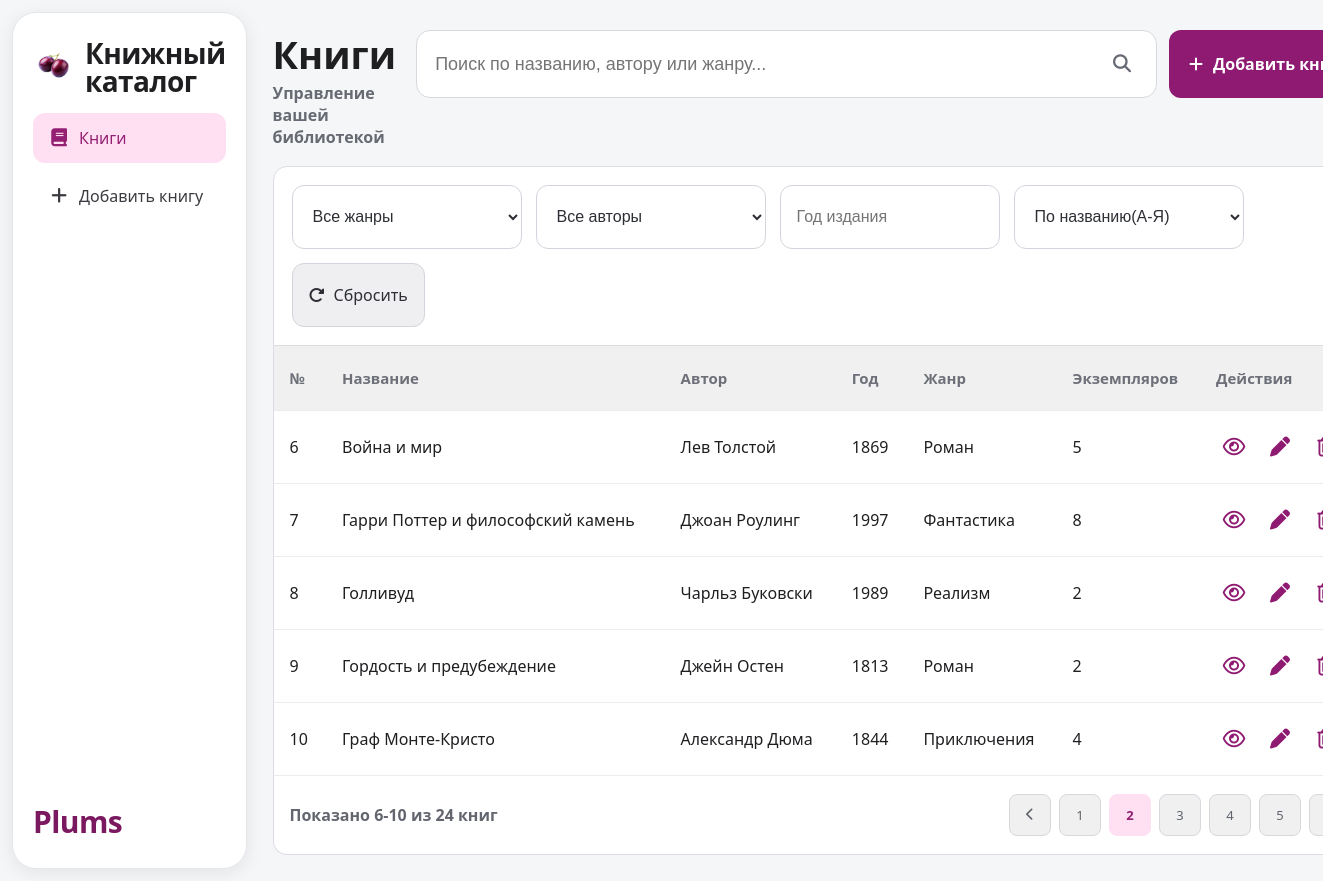
Screenshot of /?page=2&q=&author=&genre=&year=&sort=title_asc with the database file from the repository.
### tables this page shows
CREATE TABLE books (
                id INTEGER PRIMARY KEY AUTOINCREMENT,
                title TEXT NOT NULL,
                author TEXT NOT NULL,
                year INTEGER NOT NULL,
                genre TEXT NOT NULL,
                copies INTEGER NOT NULL DEFAULT 0
            , description TEXT NOT NULL DEFAULT '');

### app.py (the view)
@app.get("/")
def index():
    return render_template("index.html", **build_index_context(request.args))

### app.py (called while the page is built)
def _ensure_data_dir() -> None:
    DB_FILE.parent.mkdir(parents=True, exist_ok=True)

def get_connection() -> sqlite3.Connection:
    _ensure_data_dir()
    conn = sqlite3.connect(DB_FILE)
    conn.row_factory = sqlite3.Row
    return conn

def _ensure_description_column(conn: sqlite3.Connection) -> None:
    columns = {row["name"] for row in conn.execute("PRAGMA table_info(books)")}
    if "description" not in columns:
        conn.execute("ALTER TABLE books ADD COLUMN description TEXT NOT NULL DEFAULT ''")

def load_books() -> List[Book]:
    init_db()
    with get_connection() as conn:
        rows = conn.execute(
            "SELECT id, title, author, year, genre, copies, description FROM books"
        ).fetchall()
    return [
        Book(
            id=row["id"],
            title=row["title"],
            author=row["author"],
            year=row["year"],
            genre=row["genre"],
            copies=row["copies"],
            description=row["description"] or "",
        )
        for row in rows
    ]

def parse_int(value: str, default: int = 0) -> int:
    try:
        return int(value)
    except (TypeError, ValueError):
        return default

def parse_sort(sort_key: str) -> Tuple[str, str]:
    mapping = {
        "title_asc": ("title", "asc"),
        "title_desc": ("title", "desc"),
        "author_asc": ("author", "asc"),
        "author_desc": ("author", "desc"),
        "year_asc": ("year", "asc"),
        "year_desc": ("year", "desc"),
    }
    return mapping.get(sort_key, ("title", "asc"))

### templates/index.html (shortened to what this page needs)
{% extends "base.html" %}
{% block content %}
<div class="top-bar">
  <div class="top-title">
    <h1>Книги</h1>
    <p>Управление вашей библиотекой</p>
  </div>
  <div class="top-actions">
    <form class="search-form" method="get" action="{{ url_for('index') }}">
      <input
        type="text"
        name="q"
        placeholder="Поиск по названию, автору или жанру..."
        value="{{ filters.q }}"
      />
      <button type="submit" class="icon-btn" aria-label="Искать">
        <i class="fa-solid fa-magnifying-glass"></i>
      </button>
    </form>
    <a class="add-btn" href="{{ url_for('new_book') }}">
      <i class="fa-solid fa-plus"></i>
      Добавить книгу
    </a>
  </div>
</div>
<form class="filters" method="get" action="{{ url_for('index') }}">
  <select name="genre" onchange="this.form.submit()">
    <option value="" {% if not filters.genre %}selected{% endif %}>Все жанры</option>
  </select>
  <select name="author" onchange="this.form.submit()">
    <option value="" {% if not filters.author %}selected{% endif %}>Все авторы</option>
  </select>
  <input type="text" name="year" placeholder="Год издания" value="{{ filters.year }}" />
  <select name="sort" onchange="this.form.submit()">
    {% for value, label in sort_options %}
    <option value="{{ value }}" {% if filters.sort == value %}selected{% endif %}>{{ label }}</option>
    {% endfor %}
  </select>
  <a class="reset-btn" href="{{ url_for('index') }}"><i class="fa-solid fa-rotate-right"></i>Сбросить</a>
</form>
<div class="table-container">
  {% if books %}
  <table>
    <thead>
      <tr>
        <th>№</th>
        <th>Название</th>
        <th>Автор</th>
        <th>Год</th>
        <th>Жанр</th>
        <th>Экземпляров</th>
        <th>Действия</th>
      </tr>
    </thead>
    <tbody>
      {% for book in books %}
      <tr>
        <td>{{ pagination.start + loop.index0 }}</td>
        <td>{{ book.title }}</td>
        <td>{{ book.author }}</td>
        <td>{{ book.year }}</td>
        <td>{{ book.genre }}</td>
        <td>{{ book.copies }}</td>
        <td class="actions">
          <a href="{{ url_for('view_book', book_id=book.id) }}" title="Просмотр"><i class="fa-regular fa-eye"></i></a>
          <a href="{{ url_for('edit_book', book_id=book.id, **filters) }}" title="Редактировать"><i class="fa-solid fa-pen"></i></a>
          <a href="{{ url_for('confirm_delete_book', book_id=book.id, **filters) }}" title="Удалить" class="delete-link"><i class="fa-regular fa-trash-can"></i></a>
        </td>
      </tr>
      {% endfor %}
    </tbody>
  </table>
  <div class="pagination">
    <span>Показано {{ pagination.start }}-{{ pagination.end }} из {{ pagination.total_books }} книг</span>
    <div class="pages">
      {% if pagination.has_prev %}
      <a href="{{ url_for('index', page=pagination.page - 1, **filters) }}">
        <i class="fa-solid fa-chevron-left"></i>
      </a>
      {% else %}
      <span class="page-disabled"><i class="fa-solid fa-chevron-left"></i></span>
      {% endif %}
      {% for p in range(1, pagination.total_pages + 1) %}
      <a href="{{ url_for('index', page=p, **filters) }}" class="{% if p == pagination.page %}active-page{% endif %}">
        {{ p }}
      </a>
      {% endfor %}
      {% if pagination.has_next %}
      <a href="{{ url_for('index', page=pagination.page + 1, **filters) }}">
      </a>
      {% else %}
      <span class="page-disabled"><i class="fa-solid fa-chevron-right"></i></span>
      {% endif %}
    </div>
  </div>
  {% endif %}
</div>
{% endblock %}

### static/styles.css (style rules this page uses)
* { margin: 0; padding: 0; box-sizing: border-box; }
body { font-family: "Segoe UI", Arial, sans-serif; background: #f5f6f8; color: #1f1f22; font-size: 16px; }
.top-bar { display: flex; justify-content: space-between; align-items: flex-start; margin-bottom: 18px; gap: 20px; }
.top-title { margin-top: 4px; }
.top-bar h1 { font-size: 38px; line-height: 1.1; margin-bottom: 6px; }
.top-bar p { color: #676a72; font-size: 16px; font-weight: 600; }
.top-actions { display: flex; align-items: stretch; gap: 12px; }
.search-form { width: min(920px, 56vw); height: 68px; border: 1px solid #d8d9df; border-radius: 14px; background: #fff; display: flex; align-items: center; padding: 0 10px 0 18px; }
.search-form input { flex: 1; border: none; font-size: 18px; background: transparent; color: #2e2f35; }
.icon-btn { height: 48px; width: 48px; border: none; background: transparent; color: #666a74; cursor: pointer; font-size: 18px; }
.add-btn { background: #8f1a71; color: #fff; border: none; border-radius: 12px; padding: 0 20px; min-height: 68px; font-size: 16px; font-weight: 700; cursor: pointer; display: inline-flex; align-items: center; gap: 10px; text-decoration: none; white-space: nowrap; }
.filters { background: #fff; padding: 18px; border-radius: 14px 14px 0 0; display: flex; gap: 14px; margin-bottom: 0; border: 1px solid #dbdde2; flex-wrap: wrap; }
.filters input, .filters select, .apply-btn, .reset-btn { min-height: 64px; padding: 12px 16px; border-radius: 12px; border: 1px solid #d3d5dc; background: #fff; font-size: 16px; color: #2d2f35; }
.filters input { min-width: 220px; width: 220px; }
.filters select { width: 230px; }
.reset-btn { text-decoration: none; display: inline-flex; align-items: center; gap: 9px; background: #efeff2; cursor: pointer; }
.table-container { background: #fff; border-radius: 0 0 14px 14px; overflow: hidden; border: 1px solid #dbdde2; border-top: none; }
table { width: 100%; border-collapse: collapse; }
thead { background: #f0f0f1; }
th, td { padding: 22px 16px; text-align: left; font-size: 16px; }
th { color: #6d7078; font-size: 15px; font-weight: 700; }
tbody tr { border-top: 1px solid #ececf0; }
.actions { display: flex; align-items: center; gap: 10px; }
.actions a { color: #8f1a71; text-decoration: none; font-size: 20px; width: 36px; text-align: center; }
.danger-btn, .delete-link { background: transparent; color: #da2a2a; border: none; font-size: 22px; padding: 4px; cursor: pointer; text-decoration: none; display: inline-flex; align-items: center; justify-content: center; width: 36px; }
.pagination { display: flex; justify-content: space-between; align-items: center; padding: 18px 16px; border-top: 1px solid #ececf0; }
.pagination span { color: #63666f; font-size: 16px; font-weight: 600; }
.pages { display: flex; gap: 8px; align-items: center; }
.pages a, .page-disabled { width: 42px; height: 42px; border: 1px solid #d7d8de; border-radius: 8px; background: #f0f0f1; display: inline-flex; align-items: center; justify-content: center; text-decoration: none; cursor: pointer; font-size: 13px; color: #5f636b; }
.active-page { background: #ffdff2 !important; color: #902172 !important; font-weight: bold; border-color: #ffdff2 !important; }

### rows the page displays
books: start "6", title "Война и мир", author "Лев Толстой", year "1869", genre "Роман", copies "5"
books: start "7", title "Гарри Поттер и философский камень", author "Джоан Роулинг", year "1997", genre "Фантастика", copies "8"
books: start "8", title "Голливуд", author "Чарльз Буковски", year "1989", genre "Реализм", copies "2"
books: start "9", title "Гордость и предубеждение", author "Джейн Остен", year "1813", genre "Роман", copies "2"
books: start "10", title "Граф Монте-Кристо", author "Александр Дюма", year "1844", genre "Приключения", copies "4"

### other values shown
{{ pagination.start }} "6"
{{ pagination.end }} "10"
{{ pagination.total_books }} "24"
{{ p }} "1" "2" "3" "4" "5"
form field sort "По названию(А-Я)"
